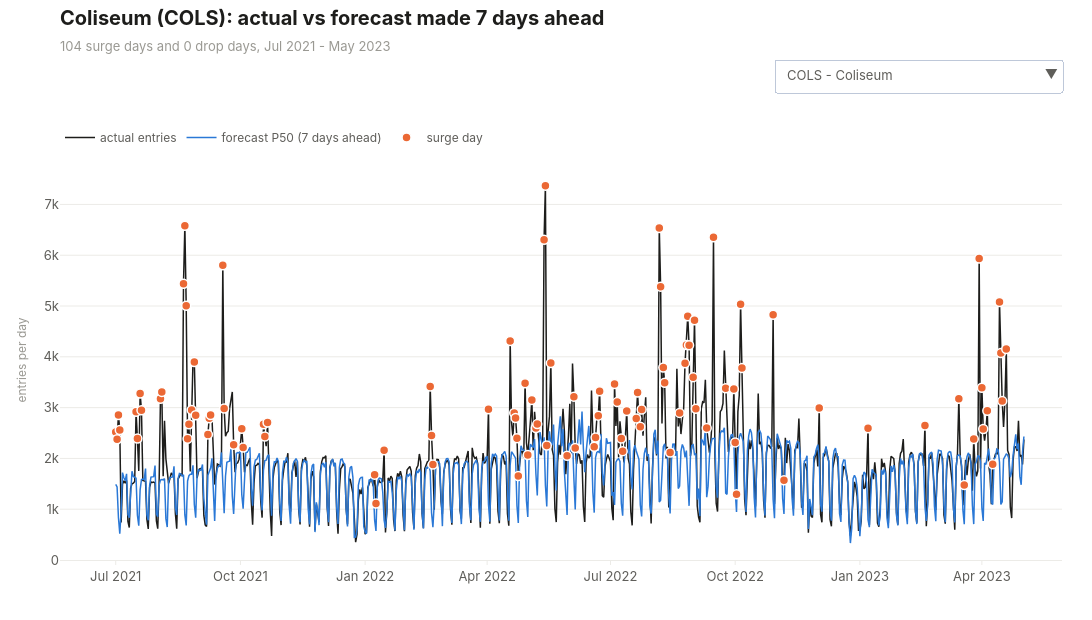

Notebook cell for this chart:
### Markdown cell above
## 4. ตัวสำรวจผลพยากรณ์

ใช้ผลจาก notebook 10 ทุกค่าเป็นการพยากรณ์ล่วงหน้า 7 วันจากโมเดลที่ไม่เคยเห็นช่วงนั้น (ทดสอบย้อนหลังทีละไตรมาส)

### 4.1 รายวัน ทุกสถานี
เลือกสถานีจาก dropdown เส้นสีเข้มคือคนเข้าจริงต่อวัน เส้นสีน้ำเงินคือพยากรณ์ P50 รวมทั้งวัน จุดสีส้มคือวันคนล้น จุดสีแดงคือวันคนหาย ตามเกณฑ์ของ M3 (เกินช่วง P10-P90 ที่ปรับแล้วรวมกันอย่างน้อย 25% ของ P50 และ 300 คน)

### Code cell
station_days = pl.read_parquet(MODELS / "m3_station_days.parquet").sort("station", "date")
calibrated = pl.read_parquet(MODELS / "m3_calibrated.parquet")

surge_by_station = station_days.group_by("station").agg(pl.col("surge").sum().alias("surge_days")).sort(
    "surge_days", descending=True)
explorer_stations = station_days["station"].unique().sort().to_list()
DEFAULT_STATION = surge_by_station["station"][0]
print(f"stations: {len(explorer_stations)}, days: {station_days['date'].n_unique()}, default: {DEFAULT_STATION}")

names = {}
for row in stations.to_dicts():
    names[row["station"]] = row["name"]

fig = go.Figure()
traces_per_station = 4
for station in explorer_stations:
    part = station_days.filter(pl.col("station") == station)
    surges = part.filter(pl.col("surge"))
    drops = part.filter(pl.col("drop"))
    visible = station == DEFAULT_STATION
    fig.add_trace(go.Scatter(
        x=part["date"], y=part["actual"], mode="lines", name="actual entries",
        line=dict(color=viz.INK, width=1.5), visible=visible,
        hovertemplate="%{x|%a %d %b %Y}: actual %{y:,.0f}<extra></extra>",
    ))
    fig.add_trace(go.Scatter(
        x=part["date"], y=part["p50"], mode="lines", name="forecast P50 (7 days ahead)",
        line=dict(color=viz.ACCENT, width=1.5), visible=visible,
        hovertemplate="%{x|%a %d %b %Y}: P50 %{y:,.0f}<extra></extra>",
    ))
    fig.add_trace(go.Scatter(
        x=surges["date"], y=surges["actual"], mode="markers", name="surge day",
        marker=dict(color=viz.CONTRAST, size=9, line=dict(color="white", width=1.5)), visible=visible,
        hovertemplate="%{x|%a %d %b %Y}: surge, actual %{y:,.0f}<extra></extra>",
    ))
    fig.add_trace(go.Scatter(
        x=drops["date"], y=drops["actual"], mode="markers", name="drop day",
        marker=dict(color=viz.SERIES[7], size=9, symbol="diamond", line=dict(color="white", width=1.5)),
        visible=visible,
        hovertemplate="%{x|%a %d %b %Y}: drop, actual %{y:,.0f}<extra></extra>",
    ))

buttons = []
for position, station in enumerate(explorer_stations):
    visible = []
    for other in explorer_stations:
        for index in range(traces_per_station):
            visible.append(other == station)
    surge_days = int(station_days.filter((pl.col("station") == station) & pl.col("surge")).height)
    drop_days = int(station_days.filter((pl.col("station") == station) & pl.col("drop")).height)
    label = f"{station} - {names[station]}"
    buttons.append(dict(label=label, method="update", args=[
        dict(visible=visible),
        dict(title=dict(text=f"<b>{names[station]} ({station}): actual vs forecast made 7 days ahead</b>"
                             f"<br><span style='font-size:13px;color:{viz.MUTED}'>{surge_days} surge days and "
                             f"{drop_days} drop days, Jul 2021 - May 2023</span>")),
    ]))

default_position = explorer_stations.index(DEFAULT_STATION)
fig.update_layout(
    updatemenus=[dict(buttons=buttons, active=default_position, x=1, xanchor="right", y=1.17, yanchor="bottom")],
    hovermode="x unified", margin=dict(t=160),
)
fig.update_yaxes(title_text="entries per day", tickformat="~s", rangemode="tozero")

default_surges = int(station_days.filter((pl.col("station") == DEFAULT_STATION) & pl.col("surge")).height)
default_drops = int(station_days.filter((pl.col("station") == DEFAULT_STATION) & pl.col("drop")).height)
viz.titled(fig, f"{names[DEFAULT_STATION]} ({DEFAULT_STATION}): actual vs forecast made 7 days ahead",
           f"{default_surges} surge days and {default_drops} drop days, Jul 2021 - May 2023")
viz.save(fig, "12_forecast_explorer", width=1300, height=620)
explorer_figure = fig
fig
